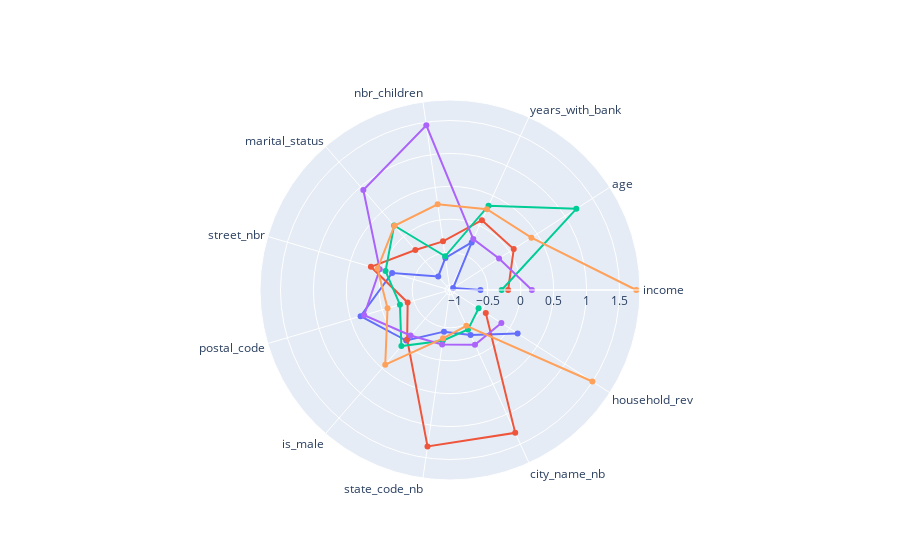

The cell this chart's notebook holds for it:
### Code cell
# Customer 'profile' for each cluster
clusters = []
for j in range(5):
    r = []
    for i in range(len(X_scaled)):
        if y_km[i]==j:
            r.append(X_scaled.loc[i].values.tolist())
    clusters.append(pd.DataFrame(r).mean())
radar_plots(clusters)

### Figure 1 — Plotly figure (JSON) as saved in the notebook; plotly's stock layout.template omitted (floating-point values rounded to 4 significant figures)
{"data": [{"r": [-0.6116, -1.018, -0.2806, -0.5838, -0.8017, -0.1586, 0.3408, -0.05894, -0.4357, -0.3236, 0.1462], "theta": ["income", "age", "years_with_bank", "nbr_children", "marital_status", "street_nbr", "postal_code", "is_male", "state_code_nb", "city_name_nb", "household_rev"], "type": "scatterpolar"}, {"r": [-0.1922, 0.07612, 0.09189, -0.3279, -0.2717, 0.1774, -0.4043, -0.08144, 1.326, 1.31, -0.4285], "theta": ["income", "age", "years_with_bank", "nbr_children", "marital_status", "street_nbr", "postal_code", "is_male", "state_code_nb", "city_name_nb", "household_rev"], "type": "scatterpolar"}, {"r": [-0.2909, 1.206, 0.3337, -0.5576, 0.2219, -0.05421, -0.2823, 0.05285, -0.296, -0.4154, -0.5591], "theta": ["income", "age", "years_with_bank", "nbr_children", "marital_status", "street_nbr", "postal_code", "is_male", "state_code_nb", "city_name_nb", "household_rev"], "type": "scatterpolar"}, {"r": [0.1694, -0.1892, -0.2236, 1.452, 0.9355, 0.03734, 0.2841, -0.1594, -0.2387, -0.162, -0.1474], "theta": ["income", "age", "years_with_bank", "nbr_children", "marital_status", "street_nbr", "postal_code", "is_male", "state_code_nb", "city_name_nb", "household_rev"], "type": "scatterpolar"}, {"r": [1.755, 0.3948, 0.2747, 0.2395, 0.2148, 0.07349, -0.08609, 0.4275, -0.3326, -0.4778, 1.497], "theta": ["income", "age", "years_with_bank", "nbr_children", "marital_status", "street_nbr", "postal_code", "is_male", "state_code_nb", "city_name_nb", "household_rev"], "type": "scatterpolar"}], "layout": {"autosize": true, "polar": {"angularaxis": {"type": "category"}, "radialaxis": {"autorange": true, "range": [-1.099, 1.836], "type": "linear"}}, "showlegend": false}}
